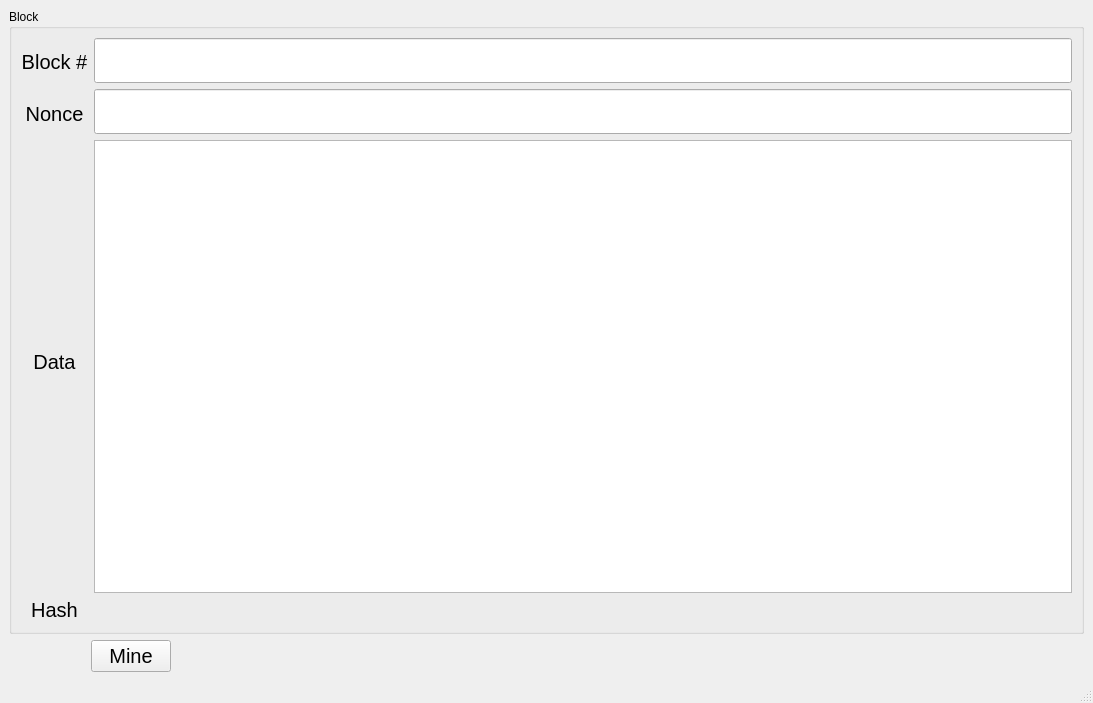
<?xml version="1.0" encoding="UTF-8"?>
<ui version="4.0">
 <class>MainWindow</class>
 <widget class="QMainWindow" name="MainWindow">
  <property name="geometry">
   <rect>
    <x>0</x>
    <y>0</y>
    <width>1093</width>
    <height>703</height>
   </rect>
  </property>
  <property name="windowTitle">
   <string>MainWindow</string>
  </property>
  <widget class="QWidget" name="centralwidget">
   <layout class="QVBoxLayout" name="verticalLayout_5">
    <item>
     <layout class="QVBoxLayout" name="verticalLayout_4">
      <item>
       <widget class="QGroupBox" name="groupBox">
        <property name="title">
         <string>Block</string>
        </property>
        <layout class="QVBoxLayout" name="verticalLayout_3">
         <item>
          <layout class="QHBoxLayout" name="horizontalLayout">
           <item>
            <layout class="QVBoxLayout" name="verticalLayout_2">
             <item>
              <spacer name="verticalSpacer_4">
               <property name="orientation">
                <enum>Qt::Vertical</enum>
               </property>
               <property name="sizeType">
                <enum>QSizePolicy::Maximum</enum>
               </property>
               <property name="sizeHint" stdset="0">
                <size>
                 <width>20</width>
                 <height>12</height>
                </size>
               </property>
              </spacer>
             </item>
             <item>
              <widget class="QLabel" name="label">
               <property name="font">
                <font>
                 <pointsize>15</pointsize>
                </font>
               </property>
               <property name="text">
                <string>Block #</string>
               </property>
               <property name="alignment">
                <set>Qt::AlignCenter</set>
               </property>
              </widget>
             </item>
             <item>
              <spacer name="verticalSpacer_2">
               <property name="orientation">
                <enum>Qt::Vertical</enum>
               </property>
               <property name="sizeType">
                <enum>QSizePolicy::Maximum</enum>
               </property>
               <property name="sizeHint" stdset="0">
                <size>
                 <width>20</width>
                 <height>22</height>
                </size>
               </property>
              </spacer>
             </item>
             <item>
              <widget class="QLabel" name="label_2">
               <property name="font">
                <font>
                 <pointsize>15</pointsize>
                </font>
               </property>
               <property name="text">
                <string>Nonce</string>
               </property>
               <property name="alignment">
                <set>Qt::AlignCenter</set>
               </property>
              </widget>
             </item>
             <item>
              <spacer name="verticalSpacer">
               <property name="orientation">
                <enum>Qt::Vertical</enum>
               </property>
               <property name="sizeHint" stdset="0">
                <size>
                 <width>20</width>
                 <height>40</height>
                </size>
               </property>
              </spacer>
             </item>
             <item>
              <widget class="QLabel" name="label_3">
               <property name="font">
                <font>
                 <pointsize>15</pointsize>
                </font>
               </property>
               <property name="text">
                <string>Data</string>
               </property>
               <property name="alignment">
                <set>Qt::AlignCenter</set>
               </property>
              </widget>
             </item>
             <item>
              <spacer name="verticalSpacer_3">
               <property name="orientation">
                <enum>Qt::Vertical</enum>
               </property>
               <property name="sizeHint" stdset="0">
                <size>
                 <width>20</width>
                 <height>40</height>
                </size>
               </property>
              </spacer>
             </item>
             <item>
              <widget class="QLabel" name="label_4">
               <property name="font">
                <font>
                 <pointsize>15</pointsize>
                </font>
               </property>
               <property name="text">
                <string>Hash</string>
               </property>
               <property name="alignment">
                <set>Qt::AlignCenter</set>
               </property>
              </widget>
             </item>
            </layout>
           </item>
           <item>
            <layout class="QVBoxLayout" name="verticalLayout">
             <item>
              <widget class="QLineEdit" name="lineEdit">
               <property name="font">
                <font>
                 <pointsize>25</pointsize>
                </font>
               </property>
              </widget>
             </item>
             <item>
              <widget class="QLineEdit" name="lineEdit_2">
               <property name="font">
                <font>
                 <pointsize>25</pointsize>
                </font>
               </property>
              </widget>
             </item>
             <item>
              <widget class="QTextEdit" name="textEdit">
               <property name="font">
                <font>
                 <pointsize>25</pointsize>
                </font>
               </property>
              </widget>
             </item>
             <item>
              <widget class="QLabel" name="label_5">
               <property name="font">
                <font>
                 <pointsize>15</pointsize>
                </font>
               </property>
               <property name="cursor">
                <cursorShape>IBeamCursor</cursorShape>
               </property>
               <property name="text">
                <string/>
               </property>
               <property name="alignment">
                <set>Qt::AlignCenter</set>
               </property>
               <property name="textInteractionFlags">
                <set>Qt::LinksAccessibleByMouse|Qt::TextSelectableByMouse</set>
               </property>
              </widget>
             </item>
            </layout>
           </item>
          </layout>
         </item>
        </layout>
       </widget>
      </item>
      <item>
       <layout class="QHBoxLayout" name="horizontalLayout_2">
        <item>
         <spacer name="horizontalSpacer">
          <property name="orientation">
           <enum>Qt::Horizontal</enum>
          </property>
          <property name="sizeType">
           <enum>QSizePolicy::Maximum</enum>
          </property>
          <property name="sizeHint" stdset="0">
           <size>
            <width>82</width>
            <height>20</height>
           </size>
          </property>
         </spacer>
        </item>
        <item>
         <widget class="QPushButton" name="pushButton">
          <property name="font">
           <font>
            <pointsize>15</pointsize>
           </font>
          </property>
          <property name="cursor">
           <cursorShape>PointingHandCursor</cursorShape>
          </property>
          <property name="text">
           <string>Mine</string>
          </property>
         </widget>
        </item>
        <item>
         <spacer name="horizontalSpacer_2">
          <property name="orientation">
           <enum>Qt::Horizontal</enum>
          </property>
          <property name="sizeType">
           <enum>QSizePolicy::Expanding</enum>
          </property>
          <property name="sizeHint" stdset="0">
           <size>
            <width>40</width>
            <height>20</height>
           </size>
          </property>
         </spacer>
        </item>
       </layout>
      </item>
     </layout>
    </item>
   </layout>
  </widget>
  <widget class="QMenuBar" name="menubar">
   <property name="geometry">
    <rect>
     <x>0</x>
     <y>0</y>
     <width>1093</width>
     <height>21</height>
    </rect>
   </property>
  </widget>
  <widget class="QStatusBar" name="statusbar"/>
 </widget>
 <resources/>
 <connections/>
</ui>
